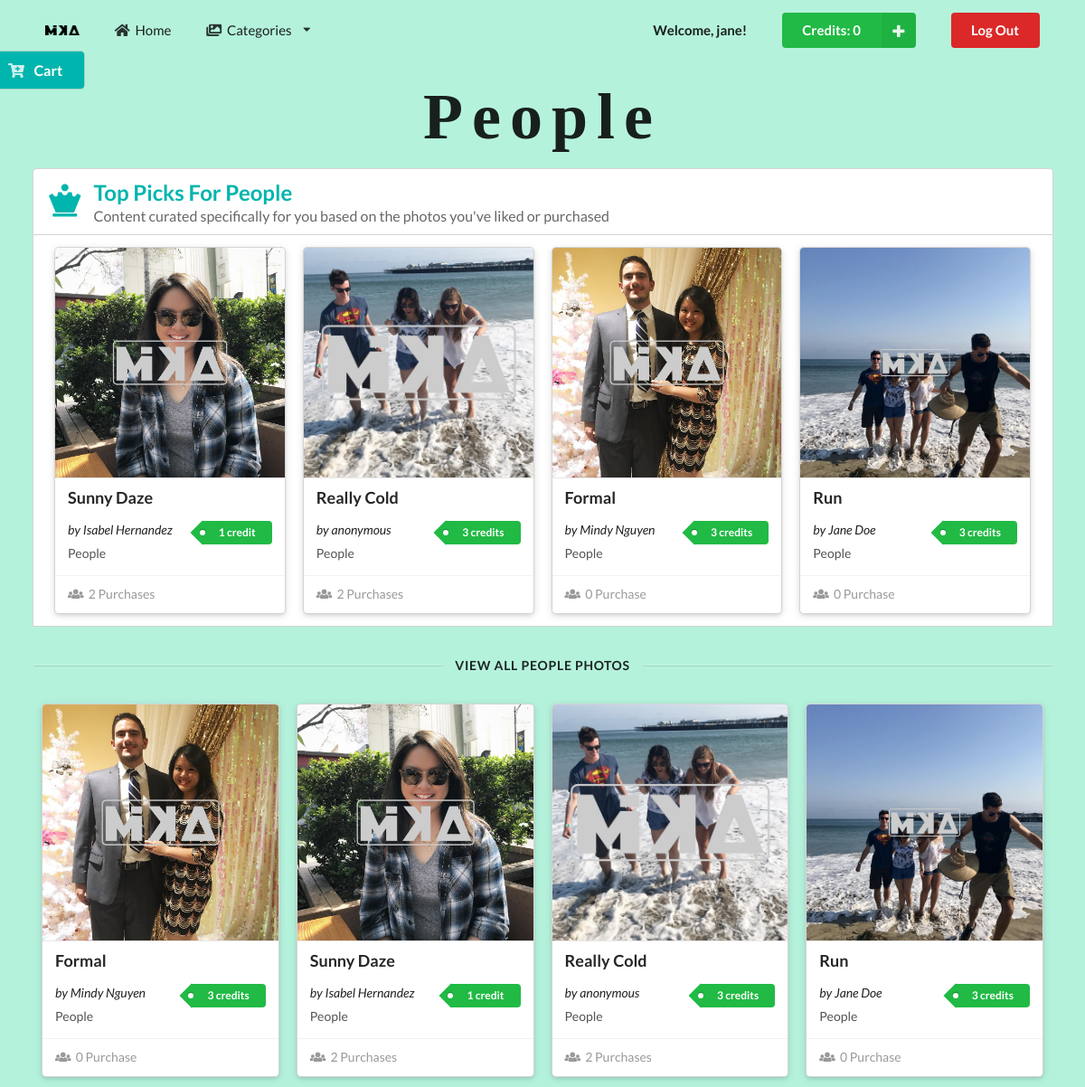
The app's page /people.php (signed in) with its own data.
### tables this page shows
CREATE TABLE `customer` (
  `customerID` int(11) NOT NULL,
  `username` varchar(256) DEFAULT NULL,
  `password` varchar(256) DEFAULT NULL,
  `firstName` varchar(256) DEFAULT NULL,
  `lastName` varchar(256) DEFAULT NULL,
  `userType` varchar(128) DEFAULT NULL,
  `credits` int(11) NOT NULL
);

CREATE TABLE `imageInfo` (
  `imageID` int(11) NOT NULL,
  `imageName` varchar(256) DEFAULT NULL,
  `category` varchar(256) DEFAULT NULL,
  `imagePath` varchar(256) DEFAULT NULL,
  `photographer` varchar(256) DEFAULT NULL,
  `credits` int(11) NOT NULL,
  `uploader` varchar(256) DEFAULT NULL,
  `purchases` int(11) DEFAULT NULL
);

### server.php (called while the page is built, shortened)
<?php
	function query($query) {
        $connect = mysqli_connect('localhost', 'mika', 'sesame', 'mika');
        $result = mysqli_query($connect, $query);
        while($row = mysqli_fetch_assoc($result)) {
            $set[] = $row;
        }
        if(!empty($set)) {
            return $set;
        }
	}
?>

### people.php (the view, shortened to what this page needs)
<?php
    include('server.php');
     $username = $_SESSION['username'];
     $userQuery = "SELECT * FROM customer WHERE username='$username';";
     $userResults = mysqli_query($db, $userQuery);
     if(mysqli_num_rows($userResults) == 1) {
         $user = mysqli_fetch_assoc($userResults);
         $userCredits = $user['credits'];
     }
?>
<!DOCTYPE html>
<html lang="en">
<head>
    <link rel="stylesheet" type="text/css" href="https://cdnjs.cloudflare.com/ajax/libs/semantic-ui/2.3.3/semantic.css">
    <link rel="stylesheet" type="text/css" href="style.css">
</head>
<body>
    <section class="category">
        <div class="pusher">
            <div id="navbar" class="ui container">
                <div class="ui large secondary menu">
                    <div class="logo header item">
                        <img src="assets/images/MikaLogo.png" alt="Logo">
                    </div>
                    <a class="item" href="profile.php">
                        <i class="home icon"></i>
                        Home
                    </a>
                    <div class="ui dropdown item">
                        <i class="images icon"></i>
                        Categories
                        <i class="dropdown icon"></i>
                    </div>
                    <div class="right menu">
                        <div class="ui item">
                            <p><strong>Welcome, <?php echo $_SESSION['username']; ?>!</strong></p>
                        </div>
                        <form method="post" action="people.php" class="ui item">
                            <button type="submit" name="add_credits"class="ui right labeled icon green button">
                            <i class="plus icon"></i>
                                Credits: <?php echo $userCredits ?>
                            </button>
                        </form>
                        <div class="ui item">
                            <a class="ui negative button" href="gallery.php?action=logout">Log Out</a>
                        </div>
                    </div>
                </div>
            </div>
            <div id="toggle" class="ui sticky teal large launch right attached fixed button">
                <i class="cart plus icon"></i>
                <span class="text">Cart</span>
            </div>
            <div class="ui center aligned header">
                <h1>People</h1>
            </div>
            <div id="top-segment" class="ui center aligned container">
                <h2 class="ui teal top attached left aligned header">
                    <i class="chess queen icon"></i>
                    <div class="content">
                        Top Picks For People
                        <div class="sub header">
                            Content curated specifically for you based on the photos you've liked or purchased
                        </div>
                    </div>
                </h2>
                <div class="ui raised attached segment">
                    <div class="ui four center aligned doubling stackable container cards">
                        <?php
                            $imagesQuery = "SELECT * FROM imageInfo WHERE category = 'people' ORDER BY purchases DESC;";
                            $images = $db->query($imagesQuery);
                            if(!empty($images)) {
                                for ($x = 0; $x < 4; $x++) {
                                    $images->data_seek($x);
                                    $row = $images->fetch_array(MYSQLI_ASSOC);
                                    $imageID = $row['imageID'];
                                    $imageName = $row['imageName'];
                                    $category = $row['category'];
                                    $imagePath = $row['imagePath'];
                                    $photographer = $row['photographer'];
                                    $credits = $row['credits'];
                                    $purchases = $row['purchases'];
                                    $creditString = "credit";
                                    $purchaseString = "Purchase";
                                    if ($credits > 1) $creditString = "credits";
                                    if ($purchases > 1) $purchaseString = "Purchases";
                                    ?>
                                    <form method="post" action="people.php?action=add&imageID=<?php echo $imageID ?>" class="ui column raised card">
                                        <div class="ui blurring dimmable image">
                                            <img src="<?php echo "images/MARKED_".$imagePath; ?>">
                                        </div>
                                        <div class="content">
                                            <h3 class="left aligned header"><?php echo $imageName; ?></h3>
                                            <div class="right floated meta">
                                                <p class="ui green tag label"><?php echo "$credits $creditString"; ?></p>
                                            </div>
                                            <div class="left aligned">
                                                <span><em>by <?php echo $photographer; ?></em></span>
                                            </div>
                                            <div class="left aligned description"><?php echo $category; ?>
                                            </div>
                                        </div>
                                        <div class="extra content">
                                            <span class="left floated">
                                                <i class="users icon"></i>
                                                <?php echo "$purchases $purchaseString"; ?>
                                            </span>
                                        </div>
                                    </form>
                                <?php } ?>
                        <?php } ?>
                    </div>
                </div>
            </div>
            <div class="ui horizontal divider container">
                VIEW ALL PEOPLE PHOTOS
            </div>
            <div class="ui four center aligned doubling stackable container cards">
                <?php
                    $imageProduct = query("SELECT * FROM imageInfo WHERE category = 'people';");
                    if(!empty($imageProduct)) {
                        foreach($imageProduct as $key => $value) {
                            $imageName = $imageProduct[$key]['imageName'];
                            $category = $imageProduct[$key]['category'];
                            $imagePath = $imageProduct[$key]['imagePath'];
                            $photographer = $imageProduct[$key]['photographer'];
                            $credits = $imageProduct[$key]['credits'];
                            $purchases = $imageProduct[$key]['purchases'];
                            $creditString = "credit";
                            $purchaseString = "Purchase";
                            if ($credits > 1) $creditString = "credits";
                            if ($purchases > 1) $purchaseString = "Purchases";
                ?>
                        <form method="post" action="people.php?action=add&imageID=<?php echo $imageProduct[$key]["imageID"]?>" class="ui column raised card">
                            <div class="ui blurring dimmable image">
                                <img src="<?php echo "images/MARKED_".$imagePath; ?>">
                            </div>
                            <div class="content">
                                <h3 class="left aligned header"><?php echo $imageName ?></h3>
                                <div class="right floated meta">
                                    <p class="ui green tag label"><?php echo "$credits $creditString" ?></p>
                                </div>
                                <div class="left aligned">
                                    <span><em>by <?php echo $photographer ?></em></span>
                                </div>
                                <div class="left aligned description"><?php echo $category ?>
                                </div>
                            </div>
                            <div class="extra content">
                                <span class="left floated">
                                    <i class="users icon"></i>
                                    <?php echo "$purchases $purchaseString" ?>
                                </span>
                            </div>
                        </form>
                <?php
                        }
                    }
                ?>
            </div>
        </div>
    </section>
</body>
</html>

### style.css (style rules this page uses)
h1 { font-family: phosphate; letter-spacing: 10px; font-size: 4em; }
#navbar { padding-top: 10px; }
.category { background-color: #b5f2dc; }
.category .divider { margin: 3% 0; }

### records on screen
customer: credits "0"
imageinfo: imagePath (picture), imageName "Sunny Daze", credits "1", creditString "credit", photographer "Isabel Hernandez", category "People", purchases "2", purchases "Purchases"
imageinfo: imagePath (picture), imageName "Really Cold", credits "3", credits "credits", photographer "anonymous", category "People", purchases "2", purchases "Purchases"
imageinfo: imagePath (picture), imageName "Formal", credits "3", credits "credits", photographer "Mindy Nguyen", category "People", purchases "0", purchaseString "Purchase"
imageinfo: imagePath (picture), imageName "Run", credits "3", credits "credits", photographer "Jane Doe", category "People", purchases "0", purchaseString "Purchase"

### other values on screen
$_SESSION['username'] "jane"
